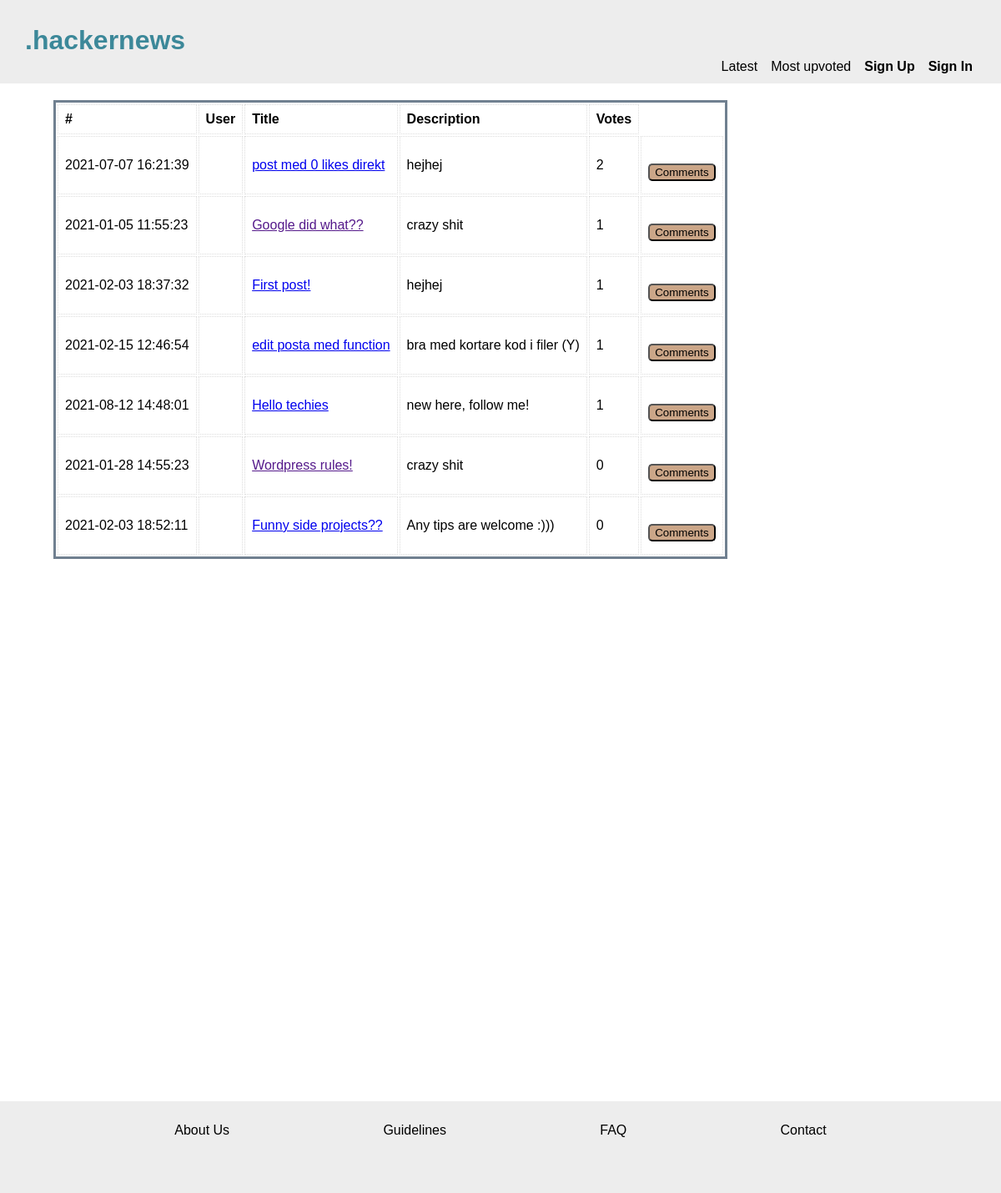
/index.php?order=latest, run on the app's committed database.
### tables this page shows
CREATE TABLE posts (
	id INTEGER PRIMARY KEY, 
	users_id INT NOT NULL, 
	author VARCHAR NOT NULL, 
	title VARCHAR, 
	description VARCHAR, 
	link VARCHAR, 
	upvotes INT, 
	published TIMESTAMP NOT NULL,  
	FOREIGN KEY (users_id) REFERENCES users( id), 
	FOREIGN KEY (author) REFERENCES users(username));

### app/functions.php (called while the page is built, shortened)
<?php
function getTopPosts(PDO $pdo)
{
    $statement = $pdo->prepare('SELECT * FROM posts ORDER BY upvotes DESC');
    $statement->execute();
    $posts = $statement->fetchAll(PDO::FETCH_ASSOC);
    return $posts;
}

### index.php (the view, shortened to what this page needs)
<?php
require __DIR__ . '/app/autoload.php';
require __DIR__ . '/views/header.php';
?>
<main class="boxXL">
    <table class="tablePosts">
        <?php if (isset($_GET['order'])) {
            $posts = getTopPosts($pdo);
        } else {
            $posts = getLatestPosts($pdo);
        } ?>
        <tbody class="tbodyPost">
            <tr>
                <th>#</th>
                <th>User</th>
                <th>Title</th>
                <th>Description</th>
                <th>Votes</th>
            </tr>
            <?php foreach ($posts as $post) : ?>
                <tr class="row-post">
                    <td><?= $post['published']; ?></td>
                    <td><?php if (isset($_SESSION['user'])) : ?>
                            <?php if ($post['author'] === $_SESSION['user']['username']) : ?>
                                <b><?= $post['author']; ?></b>
                                <form action="/editPost.php?post_id=<?= $post['id'] ?>" method="POST">
                                    <button type="submit" name="edit">Edit Post</button>
                                </form>
                            <?php else :
                                echo $post['author']; ?>
                            <?php endif; ?>
                        <?php endif; ?>
                    </td>
                    <td><a href="<?= $post['link']; ?>"> <?= $post['title']; ?></a></td>
                    <td><?= $post['description']; ?></td>
                    <td><?= $post['upvotes']; ?></td>
                    <td>
                        <form action="/singlePost.php" method="POST">
                            <button type="submit" name="show">Comments</button>
                        </form>
                </tr>
        </tbody>
    <?php endforeach; ?>
    </table>
</main>
<?php require __DIR__ . '/views/footer.php'; ?>

### assets/css/global.css (style rules this page uses)
* { box-sizing: border-box; margin: 0; font-family: Arial, Helvetica, sans-serif; }
body { height: 100%; width: 100%; }
:root { --header-footer-bg: rgb(237, 237, 237); --main-bg: rgb(237, 237, 237); --btn: rgb(203, 166, 136); --btn-dark: rgb(170, 139, 114); --title-heading: rgb(60, 136, 153); }

### assets/css/index.css (style rules this page uses)
.boxXL { margin: 2rem; min-height: 100vh; z-index: 1; max-width: 1000px; margin-top: 120px; }
.tablePosts { max-height: fit-content; min-width: 350px; border: slategray; border-style: solid; margin-left: 2rem; }
td, th { border: 1px dotted #dddddd; text-align: left; padding: 8px; }
.row-post { height: 70px; }

### assets/css/forms.css (style rules this page uses)
form { display: flex; flex-direction: column; line-height: 1.5rem; }
button { border-radius: 5px; max-width: 100px; background-color: var(--btn); margin-top: 1rem; }

### data on the page
posts: published "2021-07-07 16:21:39", title "post med 0 likes direkt", description "hejhej", upvotes "2"
posts: published "2021-01-05 11:55:23", title "Google did what??", description "crazy shit", upvotes "1"
posts: published "2021-02-03 18:37:32", title "First post!", description "hejhej", upvotes "1"
posts: published "2021-02-15 12:46:54", title "edit posta med function", description "bra med kortare kod i filer (Y)", upvotes "1"
posts: published "2021-08-12 14:48:01", title "Hello techies", description "new here, follow me!", upvotes "1"
posts: published "2021-01-28 14:55:23", title "Wordpress rules!", description "crazy shit", upvotes "0"
posts: published "2021-02-03 18:52:11", title "Funny side projects??", description "Any tips are welcome :)))", upvotes "0"
